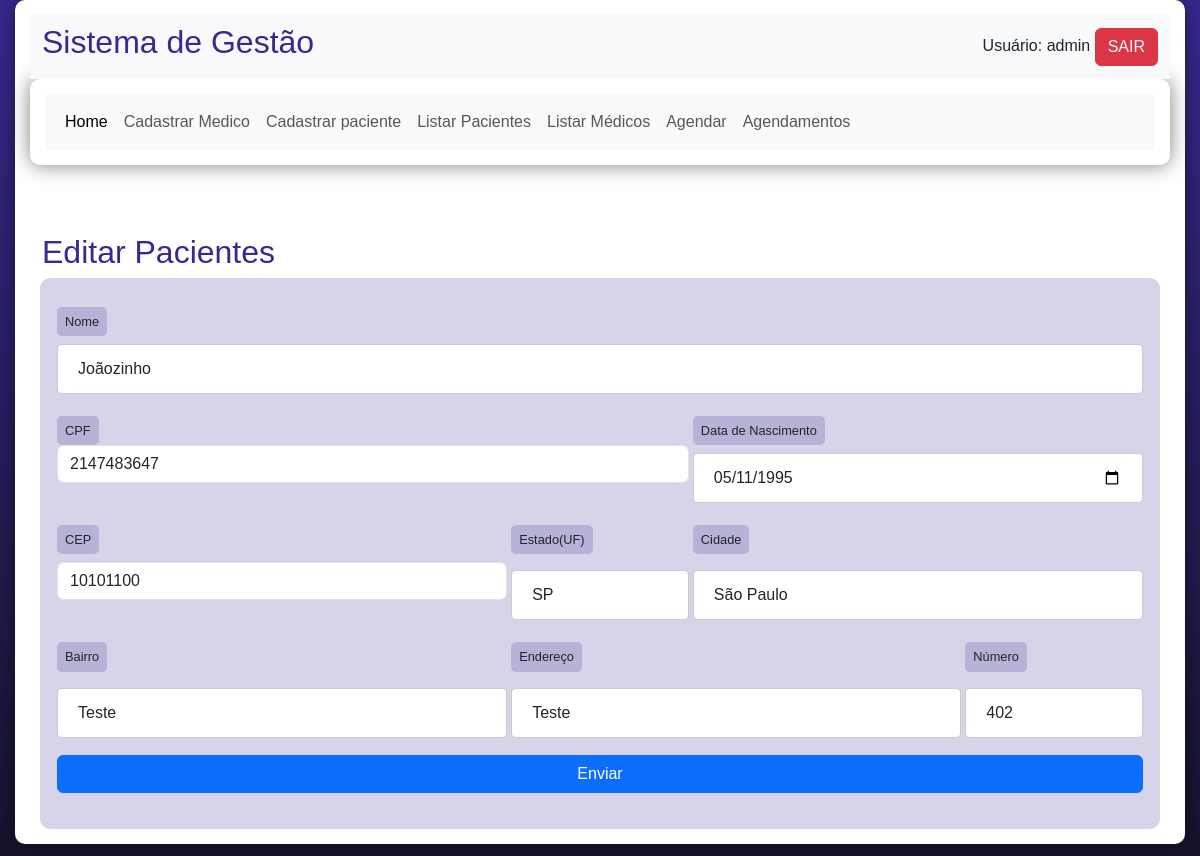
The app's page /dashboard.php?page=editar&id=3 (signed in) with its own data.
### tables this page shows
CREATE TABLE `pacientes` (
  `id` int(11) NOT NULL,
  `cpf` int(11) NOT NULL,
  `nomepaciente` varchar(200) NOT NULL,
  `cep` int(11) NOT NULL,
  `uf` varchar(4) NOT NULL,
  `cidade` varchar(100) NOT NULL,
  `bairro` varchar(100) NOT NULL,
  `rua` varchar(45) NOT NULL,
  `datanascimento` date NOT NULL,
  `numero` int(11) NOT NULL
);

### editar-pacientes.php (the view, shortened to what this page needs)
<h2>Editar Pacientes</h2>
<?php
    $sql = "SELECT * FROM pacientes where id =".$_REQUEST["id"];
    $res = $conn->query($sql);
    $row = $res->fetch_object();
?>
<form action="?page=pac" method="post" class="row g-1">
    <div class="col-md-12">
        <label>Nome</label>
        <input type="text" name="nome"  class="form-control" value="<?php print $row->nomepaciente; ?>">
    </div>
    <div class="col-md-7">
        <label>CPF</label>
        <input type="int" name="cpf"  class="form-control" maxlength="11" minlength="11" value="<?php print $row->cpf; ?>">
    </div>
    <div class="col-md-5">
        <label>Data de Nascimento</label>
        <input type="date" name="datanascimento"  class="form-control" value="<?php print $row->datanascimento; ?>">
    </div>
    <div class="col-md-5">
        <label class="form-label">CEP</label>
        <input type="int" name="cep"  class="form-control" maxlength="8" minlength="8" value="<?php print $row->cep; ?>">
    </div>
    <div class="col-md-2">
        <label class="form-label">Estado(UF)</label>
        <input type="text" name="uf"  class="form-control" value="<?php print $row->uf; ?>">
    </div>
    <div class="col-md-5">
        <label class="form-label">Cidade</label>
        <input type="text" name="cidade"  class="form-control" value="<?php print $row->cidade; ?>">
    </div>
    <div class="col-md-5">
        <label class="form-label">Bairro</label>
        <input type="text" name="bairro"  class="form-control" value="<?php print $row->bairro; ?>">
    </div>
    <div class="col-md-5">
        <label class="form-label">Endereço</label>
        <input type="text" name="rua"  class="form-control" value="<?php print $row->rua; ?>">
    </div>
    <div class="col-md-2">
        <label class="form-label">Número</label>
        <input type="text" name="numero"  class="form-control" value="<?php print $row->numero;?>">
    </div>
    <div class="mb-3">
        <button type="submit" class="btn btn-primary">Enviar</button>
    </div>
</form>

### css/style.css (style rules this page uses)
* { font-family: Verdana, Geneva, Tahoma, sans-serif; box-sizing: border-box; }
body { background-color: #15142b; background-image: linear-gradient(180deg, #372991, #15142b); background-repeat: no-repeat; background-position: center center; background-size: cover; background-attachment: fixed; display: flex; flex-direction: column; flex-wrap: nowrap; justify-content: center; align-items: center; }
h2, h3, h4 { color: #372991; margin: 0 0 10px 0; }
form { background-color: rgba(55, 41, 145, 0.2); padding: 15px; border-radius: 10px; }
form label { display: block; width: fit-content; font-size: 0.8em; font-weight: 100; background-color: rgba(55, 41, 145, 0.2); padding: 5px 8px; margin-top: 10px; margin-bottom: 0px; border-radius: 5px; }
input[type=text], [type=number], select, input[type=date], input[type=date], input[type=datetime], input[type=email], input[type=month], input[type=password], input[type=range], input[type=tel], input[type=time], input[type=week] { width: 100%; padding: 12px 20px; font-size: 1em; margin: 8px 0; display: inline-block; border: 1px solid #ccc; border-radius: 4px; box-sizing: border-box; }
input[type=button], button { width: 100%; background-color: #372991; font-size: 1em; color: white; padding: 10px 20px; margin: 5px 0; border: none; border-radius: 4px; cursor: pointer; }

### records on screen
pacientes: nome "Joãozinho", cpf "2147483647", datanascimento "05/11/1995", cep "10101100", uf "SP", cidade "São Paulo", bairro "Teste", rua "Teste", numero "402"

### other values on screen
$_SESSION['usuario'] "admin"
